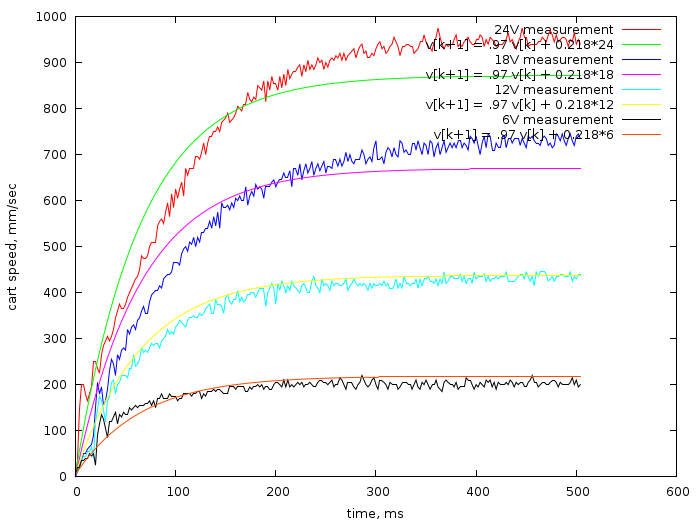

This figure's gnuplot source:
set terminal pngcairo size 700,524 enhanced font 'Verdana,10'
set output 'fitting.png'

set ylabel "cart speed, mm/sec"
set xlabel "time, ms"
show xlabel
show ylabel

plot 'fitting.dat' using 1:2 title "24V measurement" with lines, '' using 1:3 title "v[k+1] = .97 v[k] + 0.218*24" with lines, '' using 1:4 title "18V measurement" with lines, '' using 1:5 title "v[k+1] = .97 v[k] + 0.218*18" with lines, '' using 1:6 title "12V measurement" with lines, '' using 1:7 title "v[k+1] = .97 v[k] + 0.218*12" with lines, '' using 1:8 title "6V measurement" with lines, '' using 1:9 title "v[k+1] = .97 v[k] + 0.218*6" with lines

